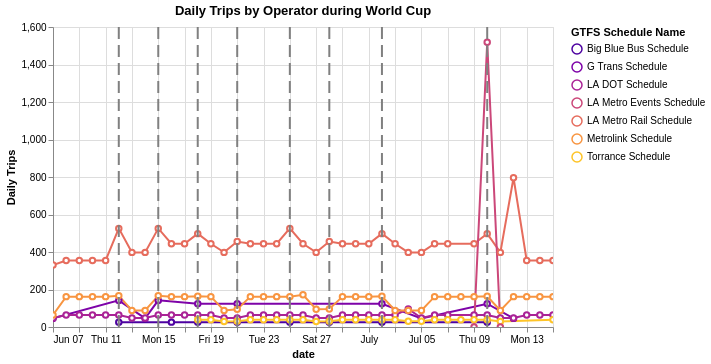

Notebook code for this chart:
### Code cell
chart_utils.trip_chart_with_event_dates(
    daily_trips_by_operator2, wc_vars.sofi_dates
).properties(
    title= "Daily Trips by Operator during World Cup",
    width=500, height=300
)

### Figure 1 — Vega-Lite specification as saved in the notebook (floating-point values rounded to 4 significant figures; data arrays with more than 128 entries replaced by an {"elided": "..."} marker saying what was removed)
{"config": {"view": {"continuousWidth": 300, "continuousHeight": 300}}, "layer": [{"data": {"name": "data-91fcbd1bb27d7267ded9c8e7cac6152c"}, "mark": {"type": "line", "point": {"fill": "white", "filled": false}}, "encoding": {"color": {"field": "schedule_name", "scale": {"scheme": "plasma"}, "title": "GTFS Schedule Name", "type": "nominal"}, "opacity": {"condition": [{"param": "param_a158309175e8dd35", "value": 1}], "value": 0.2}, "tooltip": [{"field": "service_date", "type": "temporal"}, {"field": "schedule_name", "type": "nominal"}, {"field": "n_trips", "type": "quantitative"}], "x": {"field": "service_date", "title": "date", "type": "temporal"}, "y": {"field": "n_trips", "title": "Daily Trips", "type": "quantitative"}}, "name": "view_4fb92a73ce458a37_0"}, {"data": {"name": "data-0e9d840d4ff72d80d07004795638f1c5"}, "mark": {"type": "rule", "size": 2, "strokeDash": [12, 6]}, "encoding": {"color": {"field": "color", "scale": null, "type": "nominal"}, "x": {"field": "service_date", "type": "temporal"}}}], "height": 300, "params": [{"name": "param_1e9efca18e7a2868", "select": {"type": "interval", "encodings": ["x", "y"]}, "bind": "scales", "views": ["view_4fb92a73ce458a37_0"]}, {"name": "param_a158309175e8dd35", "select": {"type": "point", "fields": ["schedule_name"]}, "bind": "legend", "views": ["view_4fb92a73ce458a37_0"]}], "title": "Daily Trips by Operator during World Cup", "width": 500, "$schema": "https://vega.github.io/schema/vega-lite/v6.4.1.json", "datasets": {"data-91fcbd1bb27d7267ded9c8e7cac6152c": {"elided": "161 records"}, "data-0e9d840d4ff72d80d07004795638f1c5": [{"service_date": "2026-06-12T00:00:00", "color": "gray"}, {"service_date": "2026-06-15T00:00:00", "color": "gray"}, {"service_date": "2026-06-18T00:00:00", "color": "gray"}, {"service_date": "2026-06-21T00:00:00", "color": "gray"}, {"service_date": "2026-06-25T00:00:00", "color": "gray"}, {"service_date": "2026-06-28T00:00:00", "color": "gray"}, {"service_date": "2026-07-02T00:00:00", "color": "gray"}, {"service_date": "2026-07-10T00:00:00", "color": "gray"}]}}
